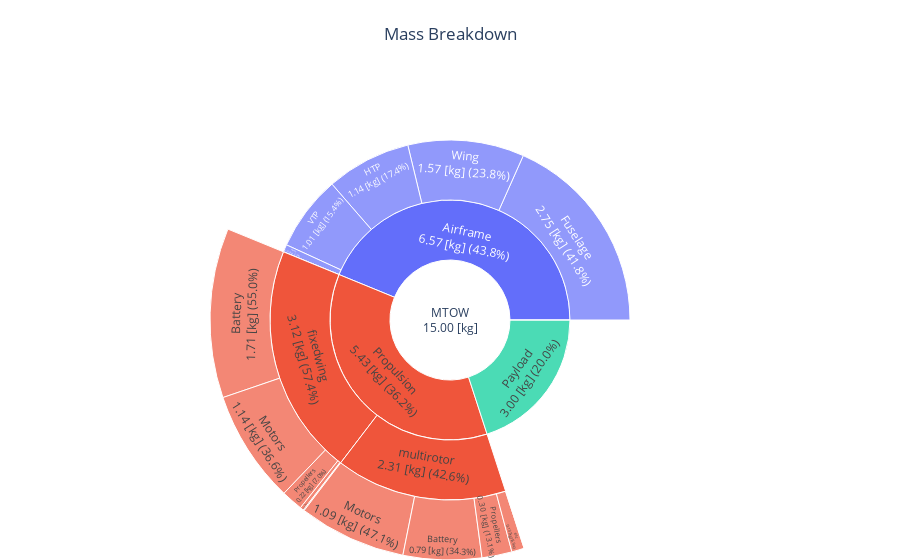

Notebook cell for this chart:
### Code cell
fig = mass_breakdown_sun_plot_drone(OUTPUT_FILE)
fig.show()

### Figure 1 — Plotly figure (JSON) as saved in the notebook; plotly's stock layout.template omitted (floating-point values rounded to 4 significant figures)
{"data": [{"branchvalues": "total", "labels": ["MTOW<br>15.00 [kg]", "Payload<br>3.00 [kg] (20.0%)", "Fuel mission<br>0.00 [kg] (0.0%)", "Propulsion<br>5.43 [kg] (36.2%)", "Airframe<br>6.57 [kg] (43.8%)", "multirotor<br>2.31 [kg] (42.6%)", "Propellers<br>0.30 [kg] (13.1%)", "Motors<br>1.09 [kg] (47.1%)", "Gearboxes<br>0.00 [kg] (0.0%)", "esc<br>0.13 [kg] (5.5%)", "Battery<br>0.79 [kg] (34.3%)", "Wires<br>0.00 [kg] (0.0%)", "fixedwing<br>3.12 [kg] (57.4%)", "Propellers<br>0.22 [kg] (7.0%)", "Motors<br>1.14 [kg] (36.6%)", "Gearboxes<br>0.00 [kg] (0.0%)", "esc<br>0.04 [kg] (1.2%)", "Battery<br>1.71 [kg] (55.0%)", "Wires<br>0.01 [kg] (0.3%)", "Body<br>0.00 [kg] (0.0%)", "Arms<br>0.10 [kg] (1.5%)", "Wing<br>1.57 [kg] (23.8%)", "Fuselage<br>2.75 [kg] (41.8%)", "HTP<br>1.14 [kg] (17.4%)", "VTP<br>1.01 [kg] (15.4%)"], "parents": ["", "MTOW<br>15.00 [kg]", "MTOW<br>15.00 [kg]", "MTOW<br>15.00 [kg]", "MTOW<br>15.00 [kg]", "Propulsion<br>5.43 [kg] (36.2%)", "multirotor<br>2.31 [kg] (42.6%)", "multirotor<br>2.31 [kg] (42.6%)", "multirotor<br>2.31 [kg] (42.6%)", "multirotor<br>2.31 [kg] (42.6%)", "multirotor<br>2.31 [kg] (42.6%)", "multirotor<br>2.31 [kg] (42.6%)", "Propulsion<br>5.43 [kg] (36.2%)", "fixedwing<br>3.12 [kg] (57.4%)", "fixedwing<br>3.12 [kg] (57.4%)", "fixedwing<br>3.12 [kg] (57.4%)", "fixedwing<br>3.12 [kg] (57.4%)", "fixedwing<br>3.12 [kg] (57.4%)", "fixedwing<br>3.12 [kg] (57.4%)", "Airframe<br>6.57 [kg] (43.8%)", "Airframe<br>6.57 [kg] (43.8%)", "Airframe<br>6.57 [kg] (43.8%)", "Airframe<br>6.57 [kg] (43.8%)", "Airframe<br>6.57 [kg] (43.8%)", "Airframe<br>6.57 [kg] (43.8%)"], "type": "sunburst", "values": [15.0, 3, 0, 5.428, 6.572, 2.31, 0.3033, 1.088, 0, 0.1269, 0.7918, 0.000254, 3.118, 0.2182, 1.14, 0, 0.03629, 1.713, 0.00988, 0, 0.1007, 1.567, 2.749, 1.142, 1.014]}], "layout": {"autosize": true, "margin": {"b": 0, "l": 0, "r": 0, "t": 80}, "title": {"text": "Mass Breakdown", "x": 0.5}}}
